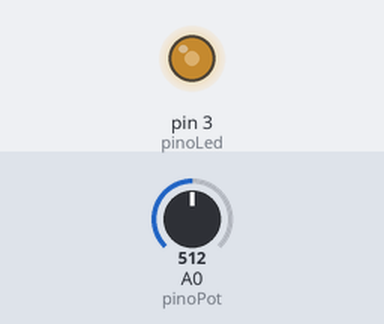
A sketch run on a simulated Arduino Uno, built with avr-gcc and run on an emulated ATmega328P. On the bench: output pins drawn as LEDs (lit = HIGH). The test bench sets the inputs (shaded band); at power-on: A0 (pinoPot) = 512.

Above: at 1.2 s.
1.3 s: A0 (pinoPot) set to 716
At 2.5 s:
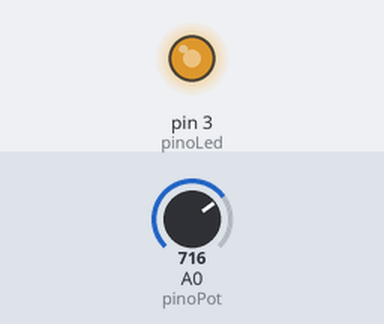
2.8 s: A0 (pinoPot) set to 900
At 3.9 s:
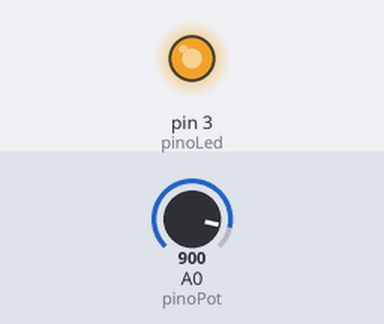
4.3 s: A0 (pinoPot) set to 122
At 5.1 s:
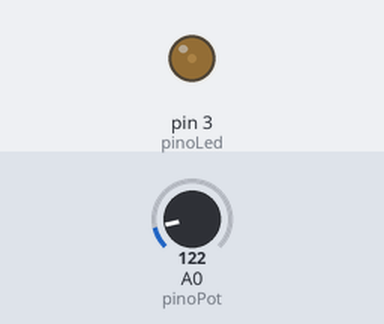
5.8 s: A0 (pinoPot) set to 0
At 6.4 s:
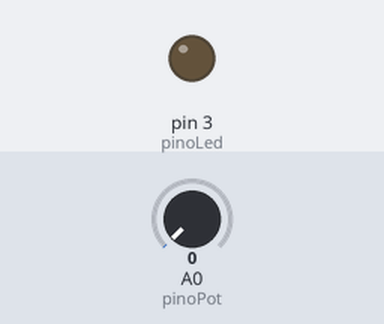
7.3 s: A0 (pinoPot) set to 511
At 7.6 s:
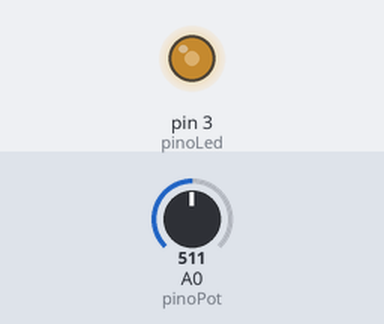
Timing chart, 0 to 9.8 s (numbered marks = the images above; inputs shaded):
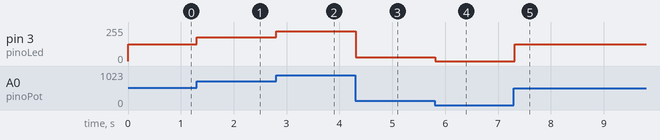

Measured:
- after the input at 1.3 s, pin 3 (pinoLed): 127/255 → 178/255 at once
- after the input at 2.8 s, pin 3 (pinoLed): 178/255 → 224/255 at once
- after the input at 4.3 s, pin 3 (pinoLed): 224/255 → 30/255 at once
- after the input at 5.8 s, pin 3 (pinoLed): 30/255 → 0/255 at once
- after the input at 7.3 s, pin 3 (pinoLed): 0/255 → 127/255 at once

The sketch:

efeito_dimmer.ino
```cpp
//Declaração de variáveis globais
//Valor de armazenamento do PWM
int valorPwm = 0;

//Pino do potenciometro
int pinoPot = A0;

//Pino do LED
int pinoLed = 3;

void setup()
{
  pinMode(pinoPot, INPUT);
  pinMode(pinoLed, OUTPUT);
}

void loop()
{
  //Função map converte o valor de um intervalo para outro intervalo
  valorPwm = map(analogRead(pinoPot), 0, 1023, 0, 255);

  //Aciona LED com brilho variável relacionado a resistência do potenciometro
  analogWrite(pinoLed, valorPwm);

  //Contagem de tempo entre leitura de tensão do potenciômetro
  delay(100);
}
```
